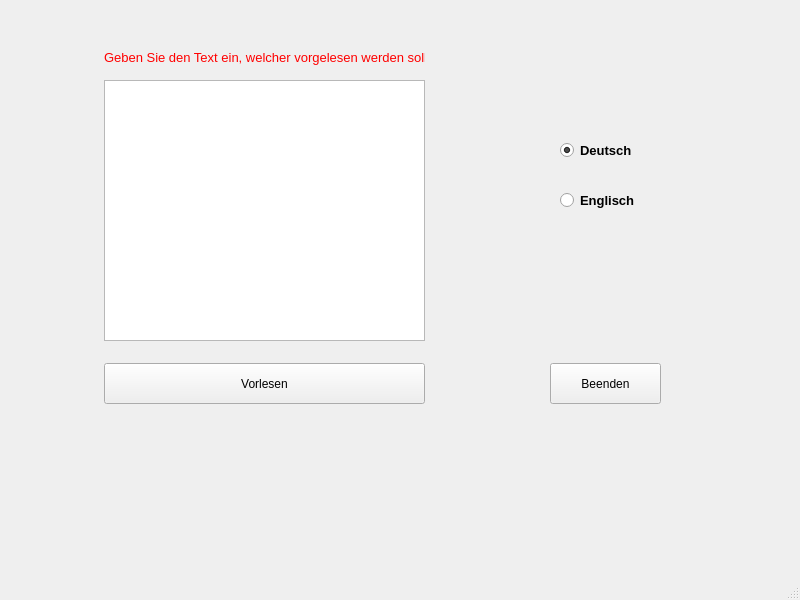
<?xml version="1.0" encoding="UTF-8"?>
<ui version="4.0">
 <class>MainWindow</class>
 <widget class="QMainWindow" name="MainWindow">
  <property name="geometry">
   <rect>
    <x>0</x>
    <y>0</y>
    <width>800</width>
    <height>600</height>
   </rect>
  </property>
  <property name="windowTitle">
   <string>MainWindow</string>
  </property>
  <widget class="QWidget" name="centralwidget">
   <widget class="QLabel" name="label">
    <property name="geometry">
     <rect>
      <x>104</x>
      <y>50</y>
      <width>321</width>
      <height>16</height>
     </rect>
    </property>
    <property name="text">
     <string>&lt;html&gt;&lt;head/&gt;&lt;body&gt;&lt;p&gt;&lt;span style=&quot; font-size:10pt; color:#ff0000;&quot;&gt;Geben Sie den Text ein, welcher vorgelesen werden soll!!&lt;/span&gt;&lt;/p&gt;&lt;/body&gt;&lt;/html&gt;</string>
    </property>
   </widget>
   <widget class="QTextEdit" name="textEdit">
    <property name="geometry">
     <rect>
      <x>104</x>
      <y>80</y>
      <width>321</width>
      <height>261</height>
     </rect>
    </property>
   </widget>
   <widget class="QPushButton" name="pushButton">
    <property name="geometry">
     <rect>
      <x>104</x>
      <y>363</y>
      <width>321</width>
      <height>41</height>
     </rect>
    </property>
    <property name="text">
     <string>Vorlesen</string>
    </property>
   </widget>
   <widget class="QPushButton" name="pushButton_2">
    <property name="geometry">
     <rect>
      <x>550</x>
      <y>363</y>
      <width>111</width>
      <height>41</height>
     </rect>
    </property>
    <property name="text">
     <string>Beenden</string>
    </property>
   </widget>
   <widget class="QRadioButton" name="radioButton">
    <property name="geometry">
     <rect>
      <x>560</x>
      <y>140</y>
      <width>89</width>
      <height>20</height>
     </rect>
    </property>
    <property name="font">
     <font>
      <pointsize>10</pointsize>
      <bold>true</bold>
     </font>
    </property>
    <property name="text">
     <string>Deutsch</string>
    </property>
    <property name="checked">
     <bool>true</bool>
    </property>
   </widget>
   <widget class="QRadioButton" name="radioButton_2">
    <property name="geometry">
     <rect>
      <x>560</x>
      <y>190</y>
      <width>89</width>
      <height>20</height>
     </rect>
    </property>
    <property name="font">
     <font>
      <pointsize>10</pointsize>
      <bold>true</bold>
     </font>
    </property>
    <property name="text">
     <string>Englisch</string>
    </property>
   </widget>
  </widget>
  <widget class="QMenuBar" name="menubar">
   <property name="geometry">
    <rect>
     <x>0</x>
     <y>0</y>
     <width>800</width>
     <height>22</height>
    </rect>
   </property>
  </widget>
  <widget class="QStatusBar" name="statusbar"/>
 </widget>
 <resources/>
 <connections/>
</ui>
